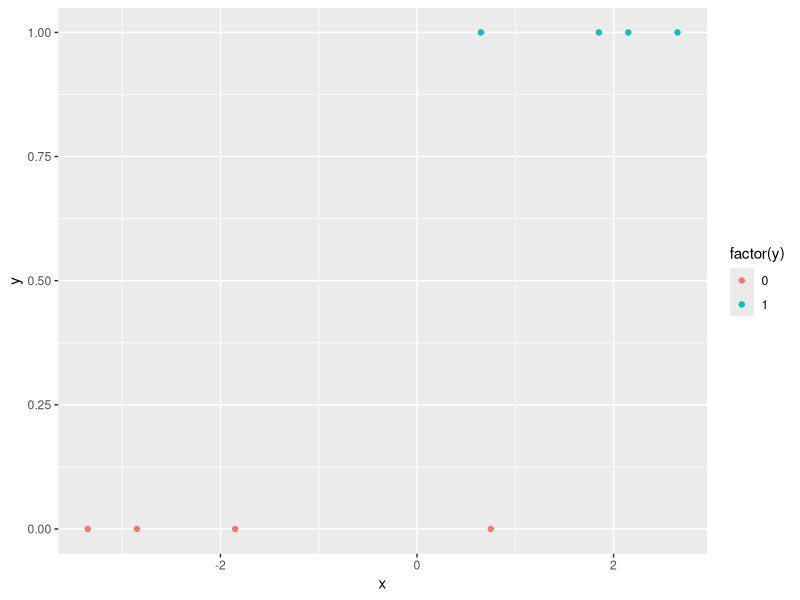
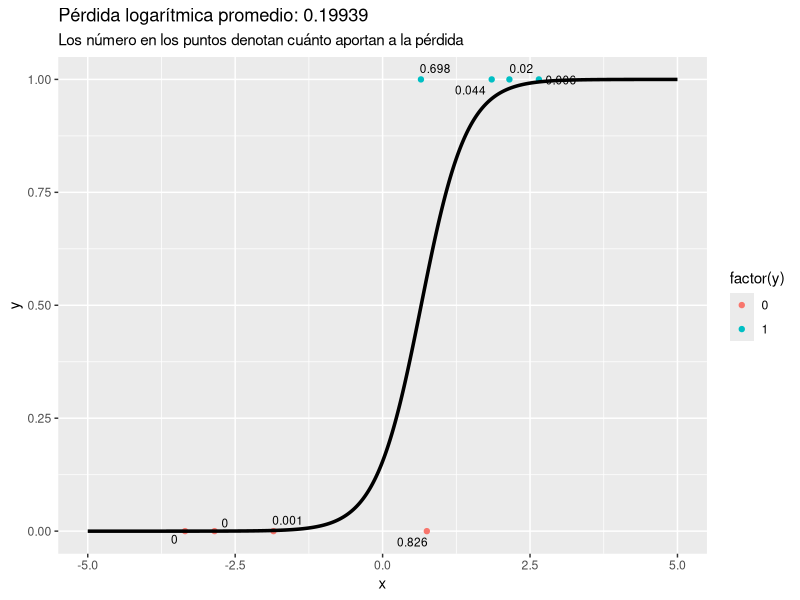

Here is the R script that generated these plots, in order:
## ---- chunk 1
#| message: false
library(tidyverse)
library(ggrepel)
datos_ent_tbl <- tibble(
  x = c(-2, -2.5, -1, 1.5, 1.6, 2.7, 3, 3.5), 
  y = c(0, 0, 0, 1, 0, 1, 1, 1)) |>
  mutate(x = x - mean(x)) # centrar x
ggplot(datos_ent_tbl, aes(x = x, y = y, colour = factor(y) )) +
  geom_point()
## ---- chunk 2
# Función logística
h <- function(x){
  1/(1 + exp(-x))
  # o exp(x) / (1 + exp(x)), que es lo mismo
}
perdida_logaritmica <- function(p, y){
  perdida_i <- ifelse(y == 1 , -log(p), -log(1 - p))
  perdida <- mean(perdida_i)
  # o equivalentemente y más eficiente:
  # perdida <- - mean(y * log(p) + (1-y)*log(1-p))
  perdida
}
## ---- chunk 3
evaluar_predictor <- function(x, params){
  a = params[1]
  b = params[2]
  prob <- h(a + b * x)
  tibble(x = x, p = prob)
}
calc_perdida_log <- function(datos){
  # devuelve una función que sólo depende de parámetros
  perdida_fun <- function(params){
    resultado <- perdida_logaritmica(
      p = evaluar_predictor(x = datos$x, params) |> pull(p),
      y = datos$y)
    resultado
  }
  perdida_fun
}
## ---- chunk 4
a <- 0.5
b <- 0.5
# función de pérdida para los datos
perdida_log_ent <- calc_perdida_log(datos_ent_tbl)
# ahora podemos calcular la pérdida directamente
perdida_log_ent(c(a, b))
## ---- chunk 5
a <- -1.7
b <- 2.6
valores_prob <- evaluar_predictor(x = seq(-5, 5, 0.01), params = c(a, b))
datos_ent_tbl <- datos_ent_tbl |> 
  mutate(evaluar_predictor(x, c(a,b))) |> 
  mutate(perdida_log = ifelse(y == 1, - log(p), -log(1-p))) |> 
  mutate(perdida_log = round(perdida_log, 3))
ggplot(datos_ent_tbl, aes(x = x)) +
  geom_point(aes(y = y, colour = factor(y))) +
  geom_line(data = valores_prob, aes(y = p), linewidth = 1.2) +
  geom_text_repel(aes(y = y, label = perdida_log), size = 3) +
  labs(subtitle = "Los número en los puntos denotan cuánto aportan a la pérdida") +
  labs(title = sprintf("Pérdida logarítmica promedio: %.5f", perdida_log_ent(c(a,b)))) +
  xlim(-5, 5)
## ---- chunk 6
glm(y ~ x, datos_ent_tbl, family = "binomial")
## ---- chunk 7
optim(par = c(0, 0), fn = perdida_log_ent) |> 
  keep_at(c("par", "value"))
